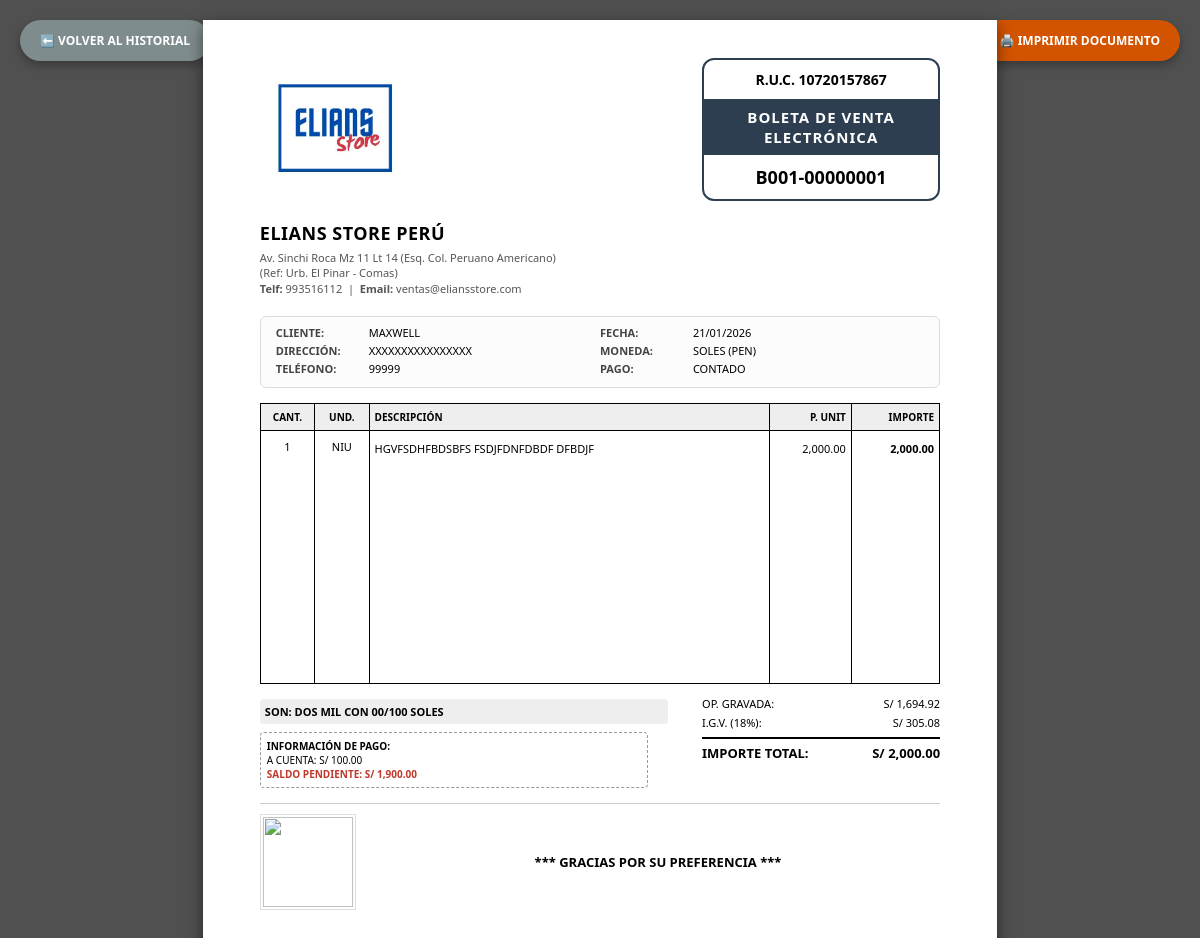
The page /generar_factura.php?id=1 on the database its author committed.
### tables this page shows
CREATE TABLE `pedidos` (
  `id` int(11) NOT NULL AUTO_INCREMENT,
  `cliente_nombre` varchar(100) NOT NULL,
  `cliente_telefono` varchar(20) DEFAULT NULL,
  `cliente_email` varchar(255) DEFAULT NULL,
  `cliente_direccion` varchar(255) DEFAULT NULL,
  `descripcion` text NOT NULL,
  `costo_total` decimal(10,2) NOT NULL,
  `a_cuenta` decimal(10,2) DEFAULT '0.00',
  `saldo` decimal(10,2) GENERATED ALWAYS AS ((`costo_total` - `a_cuenta`)) STORED,
  `fecha_recepcion` datetime DEFAULT CURRENT_TIMESTAMP,
  `fecha_entrega` date NOT NULL,
  `estado` varchar(50) DEFAULT 'Pendiente',
  PRIMARY KEY (`id`)
);

### config.php (called while the page is built, shortened)
<?php
$config = [
    'base_url' => 'https://unfavourably-nontemperate-georgiana.ngrok-free.dev',
    'empresa' => [
        'nombre' => 'ELIANS STORE PERÚ',
        'ruc' => '10720157867',
        'direccion' => 'Av. Sinchi Roca Mz 11 Lt 14 (Esq. Col. Peruano Americano)',
        'referencia' => 'Urb. El Pinar - Comas',
        'telefono' => '993516112'
    ],
    'rutas' => [
        'logo' => 'logo.jpg'
    ]
];
?>

### generar_factura.php (the view, shortened to what this page needs)
<?php
require_once 'config.php';
$id = $_GET['id'];
$stmt = $conn->prepare("SELECT * FROM pedidos WHERE id = ?");
$stmt->execute([$id]);
$pedido = $stmt->fetch(PDO::FETCH_ASSOC);
$total = $pedido['costo_total'];
$subtotal_base = $total / 1.18;
$igv = $total - $subtotal_base;
$saldo_pendiente = $total - $pedido['a_cuenta'];
$contenido_qr  = $config['empresa']['ruc'] . "|B001|" . str_pad($pedido['id'], 8, '0', STR_PAD_LEFT) . "|";
$contenido_qr .= number_format($igv, 2) . "|" . number_format($total, 2) . "|" . date('d/m/Y', strtotime($pedido['fecha_recepcion']));
$url_qr = "https://api.qrserver.com/v1/create-qr-code/?size=150x150&data=" . urlencode($contenido_qr);
$total_letras = $total;
if (class_exists('NumberFormatter')) {
    $formatter = new NumberFormatter("es", NumberFormatter::SPELLOUT);
    $total_letras = strtoupper($formatter->format($total));
}
?>
<!DOCTYPE html>
<html lang="es">
<head>
</head>
<body>
<a href="historial.php" class="btn-back no-print">⬅️ VOLVER AL HISTORIAL</a>
<a href="javascript:window.print()" class="btn-print no-print">🖨️ IMPRIMIR DOCUMENTO</a>
<div class="hoja-a4">
    <div class="header">
        <div class="empresa-info">
            <img src="<?php echo $config['rutas']['logo']; ?>" class="logo-img" onerror="this.style.display='none'">
            <div class="empresa-nombre"><?php echo $config['empresa']['nombre']; ?></div>
            <div class="empresa-detalles">
                <?php echo $config['empresa']['direccion']; ?><br>
                (Ref: <?php echo $config['empresa']['referencia']; ?>)<br>
                <strong>Telf:</strong> <?php echo $config['empresa']['telefono']; ?> &nbsp;|&nbsp;
                <strong>Email:</strong> ventas@eliansstore.com
            </div>
        </div>
        <div class="ruc-box">
            <div class="ruc-top">R.U.C. <?php echo $config['empresa']['ruc']; ?></div>
            <div class="ruc-mid">BOLETA DE VENTA ELECTRÓNICA</div>
            <div class="ruc-bot">B001-<?php echo str_pad($pedido['id'], 8, '0', STR_PAD_LEFT); ?></div>
        </div>
    </div>
    <div class="cliente-wrapper">
        <div class="cliente-row">
            <div class="cliente-col">
                <span class="dato-label">CLIENTE:</span>
                <span class="dato-valor"><?php echo $pedido['cliente_nombre']; ?></span>
            </div>
            <div class="cliente-col">
                <span class="dato-label">FECHA:</span>
                <span class="dato-valor"><?php echo date('d/m/Y', strtotime($pedido['fecha_recepcion'])); ?></span>
            </div>
        </div>
        <div class="cliente-row">
            <div class="cliente-col">
                <span class="dato-label">DIRECCIÓN:</span>
                <span class="dato-valor"><?php echo $pedido['cliente_direccion'] ?: '-'; ?></span>
            </div>
            <div class="cliente-col">
                <span class="dato-label">MONEDA:</span>
                <span class="dato-valor">SOLES (PEN)</span>
            </div>
        </div>
        <div class="cliente-row">
            <div class="cliente-col">
                <span class="dato-label">TELÉFONO:</span>
                <span class="dato-valor"><?php echo $pedido['cliente_telefono'] ?: '-'; ?></span>
            </div>
            <div class="cliente-col">
                <span class="dato-label">PAGO:</span>
                <span class="dato-valor">CONTADO</span>
            </div>
        </div>
    </div>
    <table class="tabla-productos">
        <thead>
        <tr>
            <th class="col-cant">CANT.</th>
            <th class="col-und">UND.</th>
            <th class="col-desc">DESCRIPCIÓN</th>
            <th class="col-punit">P. UNIT</th>
            <th class="col-total">IMPORTE</th>
        </tr>
        </thead>
        <tbody>
        <tr>
            <td class="col-cant">1</td>
            <td class="col-und">NIU</td>
            <td class="col-desc" style="padding-top: 10px;">
                <?php echo nl2br(strtoupper($pedido['descripcion'])); ?>
            </td>
            <td class="col-punit" style="padding-top: 10px;">
                <?php echo number_format($total, 2); ?>
            </td>
            <td class="col-total" style="padding-top: 10px;">
                <?php echo number_format($total, 2); ?>
            </td>
        </tr>
        <tr class="fila-relleno">
            <td></td><td></td><td></td><td></td><td></td>
        </tr>
        </tbody>
    </table>
    <div class="totales-wrapper">
        <div class="letras-box">
            <div class="son-texto">SON: <?php echo $total_letras; ?> CON 00/100 SOLES</div>
            <div class="obs-pago">
                <strong>INFORMACIÓN DE PAGO:</strong><br>
                A CUENTA: S/ <?php echo number_format($pedido['a_cuenta'], 2); ?><br>
                <span style="color: #c0392b; font-weight: bold;">SALDO PENDIENTE: S/ <?php echo number_format($saldo_pendiente, 2); ?></span>
            </div>
        </div>
        <div class="numeros-box">
            <div class="fila-num">
                <span>OP. GRAVADA:</span>
                <span>S/ <?php echo number_format($subtotal_base, 2); ?></span>
            </div>
            <div class="fila-num">
                <span>I.G.V. (18%):</span>
                <span>S/ <?php echo number_format($igv, 2); ?></span>
            </div>
            <div class="fila-num total-final">
                <span>IMPORTE TOTAL:</span>
                <span>S/ <?php echo number_format($total, 2); ?></span>
            </div>
        </div>
    </div>
    <div class="footer">
        <div class="qr-box">
            <img src="<?php echo $url_qr; ?>" class="qr-img">
        </div>
        <div class="legal-text">
            *** GRACIAS POR SU PREFERENCIA ***
        </div>
    </div>
</div>
</body>
</html>

### generar_factura.php (style rules this page uses)
* { box-sizing: border-box; }
body { font-family: 'Segoe UI', Tahoma, Geneva, Verdana, sans-serif; margin: 0; padding: 0; background: #505050; font-size: 11px; -webkit-print-color-adjust: exact; }
.hoja-a4 { width: 210mm; height: 297mm; background: white; margin: 20px auto; padding: 10mm 15mm; position: relative; box-shadow: 0 5px 15px rgba(0,0,0,0.5); }
.header { display: flex; justify-content: space-between; margin-bottom: 20px; align-items: flex-start; }
.empresa-info { width: 60%; color: #333; }
.logo-img { max-height: 150px; max-width: 300px; margin-bottom: 10px; object-fit: contain; }
.empresa-nombre { font-size: 18px; font-weight: 800; text-transform: uppercase; color: #000; letter-spacing: 0.5px; }
.empresa-detalles { font-size: 11px; line-height: 1.4; color: #555; margin-top: 5px; }
.ruc-box { width: 35%; border: 2px solid #2c3e50; text-align: center; border-radius: 12px; overflow: hidden; background: #fff; }
.ruc-top { font-size: 14px; font-weight: bold; padding: 10px 0 5px 0; color: #000; }
.ruc-mid { background: #2c3e50; color: #fff; padding: 8px 0; margin: 5px 0; font-weight: bold; font-size: 15px; letter-spacing: 1px; }
.ruc-bot { font-size: 18px; font-weight: bold; padding: 5px 0 10px 0; color: #000; }
.cliente-wrapper { border: 1px solid #ddd; border-radius: 6px; padding: 8px 15px; margin-bottom: 15px; background-color: #fcfcfc; }
.cliente-row { display: flex; margin-bottom: 3px; }
.cliente-col { width: 50%; }
.dato-label { font-weight: 700; color: #444; width: 90px; display: inline-block; }
.dato-valor { color: #000; text-transform: uppercase; }
.tabla-productos { width: 100%; border-collapse: collapse; margin-bottom: 10px; }
.tabla-productos th { background-color: #eee; color: #000; font-weight: 700; padding: 6px 5px; border: 1px solid #000; text-transform: uppercase; font-size: 10px; }
.tabla-productos td { border-left: 1px solid #000; border-right: 1px solid #000; padding: 8px 5px; vertical-align: top; }
.col-cant { width: 8%; text-align: center; }
.col-und { width: 8%; text-align: center; }
.col-desc { width: 59%; text-align: left; padding-left: 10px; }
.col-punit { width: 12%; text-align: right; }
.col-total { width: 13%; text-align: right; font-weight: bold; }
.fila-relleno td { border-bottom: 1px solid #000; height: 220px; }
.totales-wrapper { display: flex; justify-content: space-between; margin-top: 5px; }
.letras-box { width: 60%; font-size: 10px; padding-top: 5px; }
.son-texto { font-weight: bold; font-size: 11px; margin-bottom: 8px; background: #eee; padding: 5px; border-radius: 4px; }
.obs-pago { border: 1px dashed #999; padding: 6px; border-radius: 4px; width: 95%; }
.numeros-box { width: 35%; }
.fila-num { display: flex; justify-content: space-between; padding: 2px 0; font-size: 11px; }
.fila-num.total-final { border-top: 2px solid #000; margin-top: 5px; padding-top: 5px; font-size: 13px; font-weight: 800; color: #000; }
.footer { margin-top: 15px; border-top: 1px solid #ccc; padding-top: 10px; display: flex; align-items: center; justify-content: center; }
.qr-box { margin-right: 20px; border: 1px solid #ddd; padding: 2px; }
.qr-img { width: 90px; height: 90px; display: block; }
.legal-text { font-weight: bold; font-size: 13px; color: #000; text-align: center; flex-grow: 1; }
.btn-print { position: fixed; top: 20px; right: 20px; background: #d35400; color: white; padding: 12px 20px; border-radius: 50px; text-decoration: none; font-weight: bold; box-shadow: 0 4px 10px rgba(0,0,0,0.3); transition: 0.3s; font-size: 12px; }
.btn-back { position: fixed; top: 20px; left: 20px; background: #7f8c8d; color: white; padding: 12px 20px; border-radius: 50px; text-decoration: none; font-weight: bold; box-shadow: 0 4px 10px rgba(0,0,0,0.3); transition: 0.3s; font-size: 12px; }

### rows shown on the page
pedidos: id "00000001", cliente_nombre "MAXWELL", fecha_recepcion "21/01/2026", cliente_direccion "XXXXXXXXXXXXXXXX", cliente_telefono "99999", descripcion "HGVFSDHFBDSBFS FSDJFDNFDBDF DFBDJF", costo_total "2,000.00", costo_total "DOS MIL", a_cuenta "100.00", saldo_pendiente "1,900.00", costo_total "1,694.92", costo_total "305.08"

### other values the page prints
$config['empresa']['nombre'] "ELIANS STORE PERÚ"
$config['empresa']['direccion'] "Av. Sinchi Roca Mz 11 Lt 14 (Esq. Col. Peruano Americano)"
$config['empresa']['referencia'] "Urb. El Pinar - Comas"
$config['empresa']['telefono'] "993516112"
$config['empresa']['ruc'] "10720157867"
